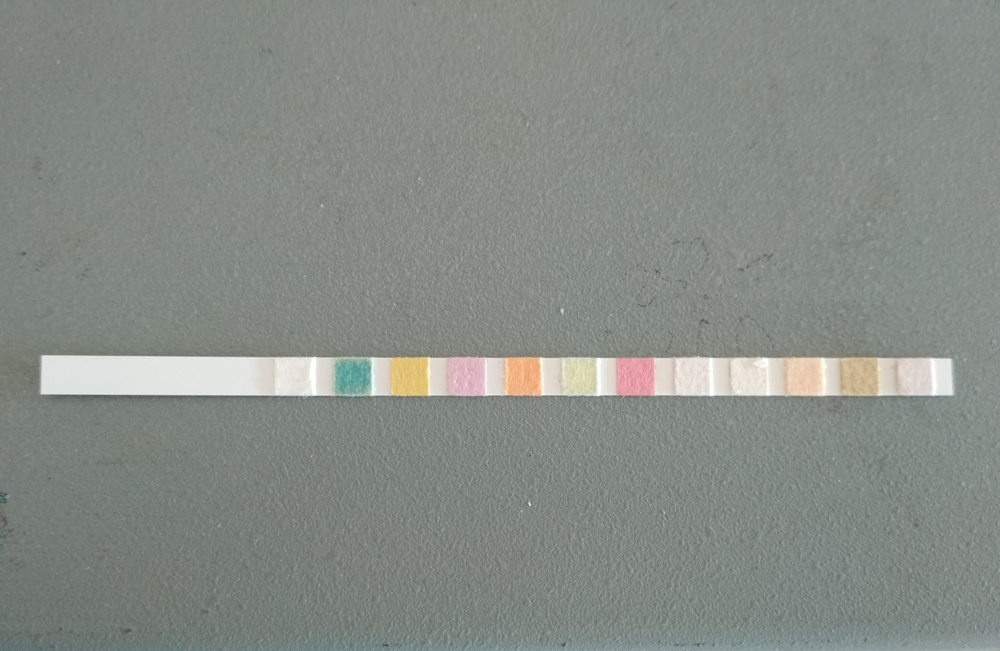
#> input picture images/2017-08-03 17-25-20.JPG, 1000 x 651 px, shrunk from 4155 x 2706 before the run
$ python -i 'detection (2).py'   (imports and definitions only)   (Python 2 division)   (older library calls are emulated)
#> lines starting #> are read from the running program, lines starting #| are printed output that depends on the picture; after the words box and inside, x2 and y2 are one past the last pixel; in counts of white or black regions, pixels touching at a corner belong together
# # # # # # # # # # # # # # # # # # # # # # # # # # # # # #
# Pipeline for detection of a single stripe on image
#
# Steps:
# 1. Make a grayscale, contrast-enhanced copy of image
# 2. Find edges, apply morphological operations to clean up
# 3. Find all contours of edges-image, merge them to one
# 4. Find bounding rectangle for merged contour
# 5. Return crop with this bounding rectangle
# # # # # # # # # # # # # # # # # # # # # # # # # # # # # #

import cv2
import numpy as np
import matplotlib.pyplot as plt


class StripeDetector:

    def __init__(self):

        self.src = None
        self.blur = None
        self.gray = None
        self.gray_enh = None
        self.edges = None
        self.edges_clean = None
        self.contour = None
        self.contours = None
        self.brect = None
        self.crop = None

        self.CANNY_THRES_LO = 50
        self.CANNY_THRES_HI = 250
        self.CANNY_APERTURE = 3

        self.MORPH_KERNEL_SIZE = (7, 7)

    def get_blur(self, image=None):
        if image is None:
            image = self.src
        ksize = image.shape[0] / 50
#> ksize = 13
        if ksize % 2 == 0:
            ksize += 1
        print ksize
#| 13
        # self.blur = cv2.GaussianBlur(image, (ksize, ksize), ksize / 2)
        # self.blur = cv2.medianBlur(image, ksize)
        self.blur = cv2.bilateralFilter(image, d=ksize, sigmaColor=(ksize / 2), sigmaSpace=(ksize / 2))

    def get_gray(self, image=None):
        if image is None:
            image = self.blur
        self.gray = cv2.cvtColor(image, cv2.COLOR_RGB2GRAY)
        return self.gray

    def get_gray_enh(self, image=None):
        if image is None:
            image = self.gray
        self.gray_enh = cv2.equalizeHist(image)
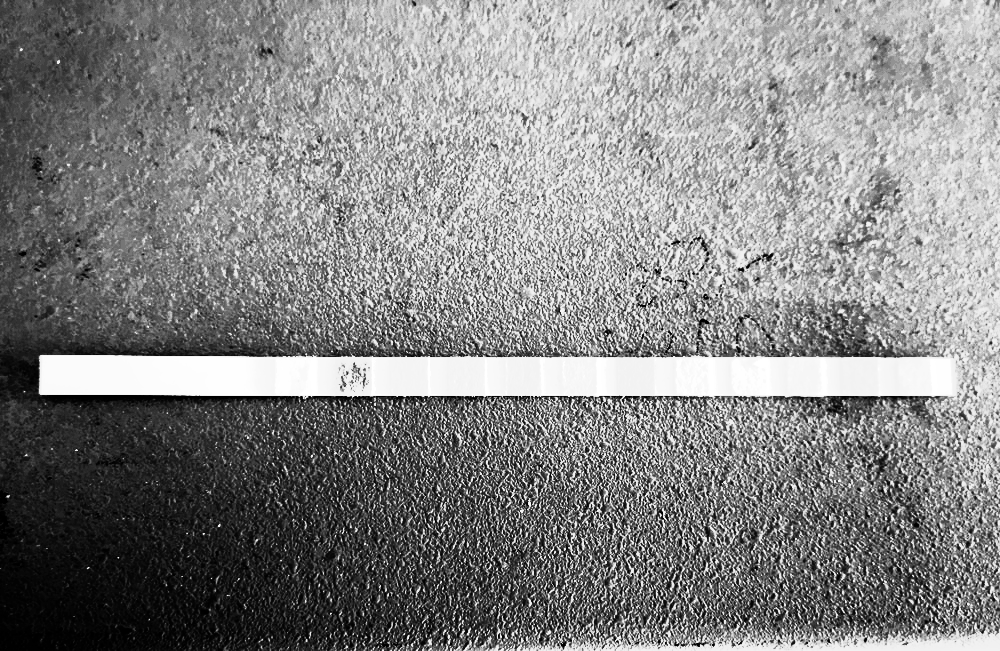
#> self.gray_enh: shape (651, 1000); min 0, max 255, mean 132.2
        # self.gray_enh = image
        return self.gray_enh

    def get_edges(self, image=None):
        if image is None:
            image = self.gray_enh
        self.edges = cv2.Canny(image, threshold1=self.CANNY_THRES_LO,
                               threshold2=self.CANNY_THRES_HI,
                               apertureSize=self.CANNY_APERTURE,
                               L2gradient=True)
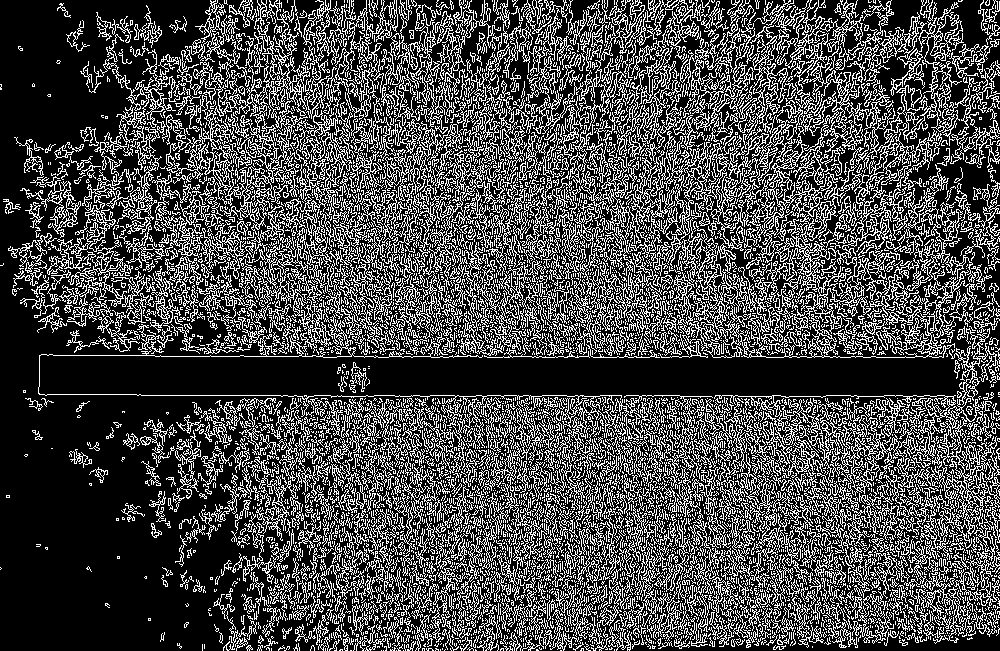
#> self.edges: shape (651, 1000); 28.8% white in thin lines or dots
        return self.edges

    def clean_edges(self, edges=None):
        if edges is None:
            edges = self.edges
        kernel = np.ones(self.MORPH_KERNEL_SIZE, np.uint8)
        self.edges_clean = cv2.morphologyEx(edges, cv2.MORPH_CLOSE, kernel)
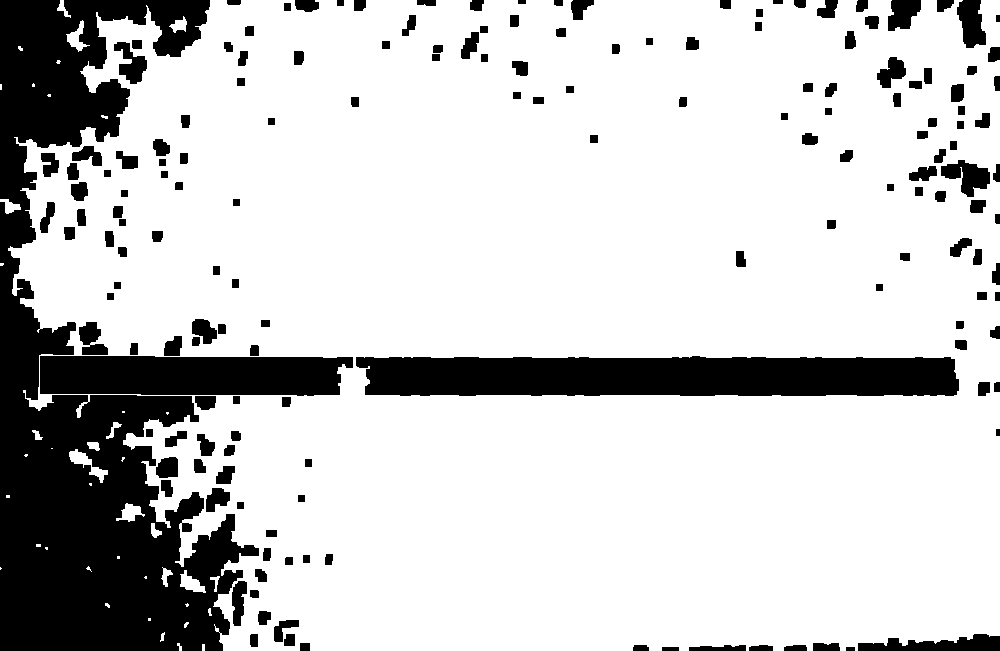
#> self.edges_clean: shape (651, 1000); 79.5% white; 168 black regions
        return self.edges_clean

    def get_contours(self, edges=None):
        if edges is None:
            edges = self.edges_clean
        _, self.contours, hierarchy = cv2.findContours(edges, cv2.RETR_TREE, cv2.CHAIN_APPROX_SIMPLE)
#> self.contours = 175 contours, 28 with area under 20; largest, box (x1, y1, x2, y2) and area: (8, 0, 1000, 651) 564886, (355, 355, 960, 397) 23032, (39, 355, 354, 397) 11883, (940, 159, 991, 198) 1090, (113, 41, 148, 85) 799

    def union_contours(self, contours=None, shape=None):
        if contours is None:
            contours = self.contours
#> contours has the same summary as self.contours in get_contours
            shape = self.edges_clean.shape
#> shape = (651, 1000)
        tmp_img = np.zeros(shape)
        for j in xrange(len(contours)):
            cv2.drawContours(tmp_img, contours, j, 255, -2)
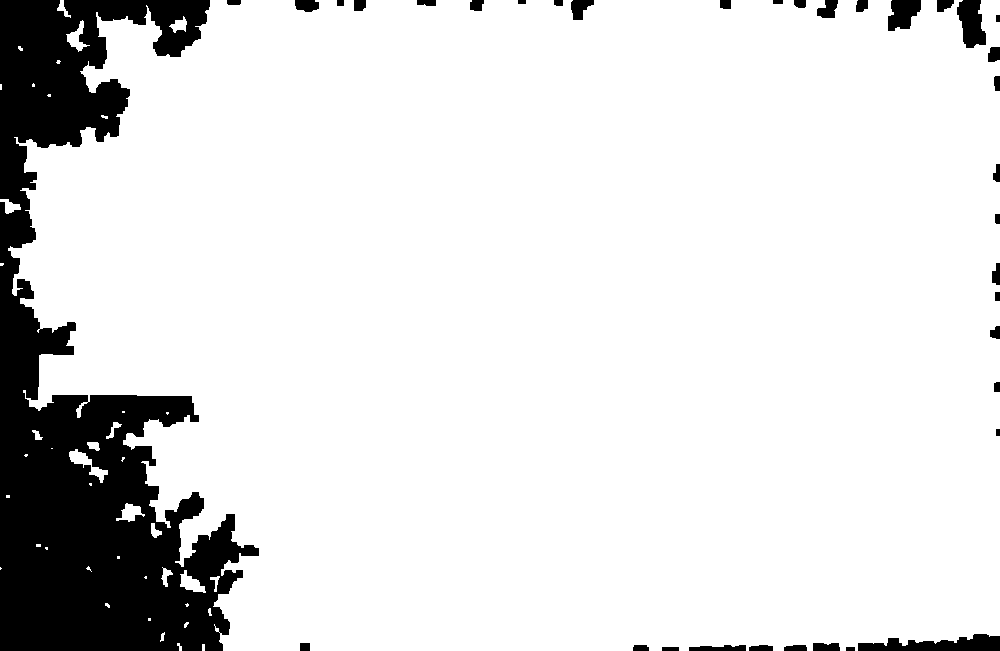
#> tmp_img: shape (651, 1000) float64; 87.6% white; 37 black regions, largest, box (x1, y1, x2, y2) and area: (0, 0, 259, 651) 74043, (858, 634, 1000, 651) 1543, (957, 0, 986, 48) 986
        tmp_img = tmp_img.astype(np.uint8)
        kernel = np.ones(self.MORPH_KERNEL_SIZE, np.uint8)
        image_filled = cv2.morphologyEx(tmp_img, cv2.MORPH_OPEN, kernel)
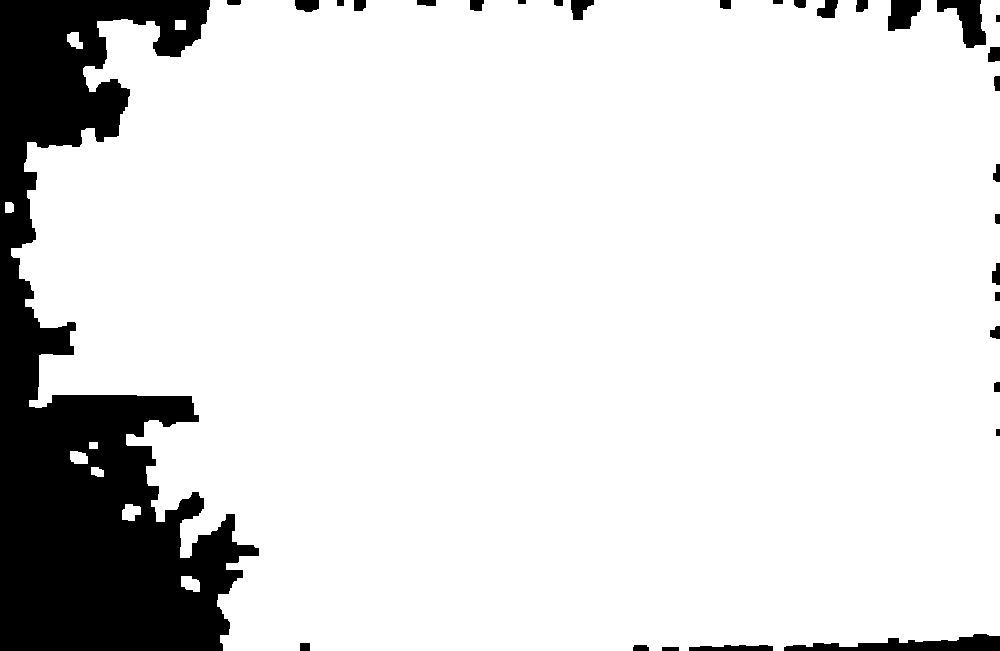
#> image_filled: shape (651, 1000); 87.2% white; 32 black regions
        __, contours, hierarchy2 = cv2.findContours(image_filled, cv2.RETR_TREE, cv2.CHAIN_APPROX_SIMPLE)
#> contours = 9 contours; largest, box (x1, y1, x2, y2) and area: (11, 0, 1000, 651) 563954, (122, 504, 141, 521) 216, (181, 576, 200, 592) 207, (70, 451, 88, 464) 174, (67, 32, 83, 49) 162
        self.contour = contours[0]
#> self.contour = contour of 18 points, box (x1, y1, x2, y2) (181, 576, 200, 592), area 207
        return self.contour

    def get_bound_rect(self, contour=None):
        if contour is None:
            contour = self.contour
#> contour has the same summary as self.contour in union_contours
        self.brect = cv2.boundingRect(contour)
#> self.brect = (181, 576, 19, 16)
        return self.brect

    def get_crop(self, image=None, brect=None):
        if image is None:
            image = self.src.copy()
        if brect is None:
            brect = self.brect
#> brect = (181, 576, 19, 16)
        self.crop = image[brect[1]: brect[1] + brect[3], brect[0]: brect[0] + brect[2], :]
        return self.crop

    def detect(self, image):
        assert image.shape[-1] == 3, "Not a 3-channel image"
        self.src = image
        self.get_blur()
        self.get_gray()
        self.get_gray_enh()
        self.get_edges()
        self.clean_edges()
        self.get_contours()
        if len(self.contours) < 1:
            raise ValueError("No contours found")
        self.union_contours()
        self.get_bound_rect()
        self.get_crop()
        return self.crop

    def show_steps(self):

        contoured = self.src.copy()
        for j in xrange(len(self.contours)):
            cv2.drawContours(contoured, self.contours, j, (255, 0, 0), 2)
        cv2.drawContours(contoured, [self.contour], 0, (0, 255, 0), 2)

        imgs = [self.src, self.blur, self.gray, self.gray_enh, self.edges, self.edges_clean,
                contoured, self.crop]
        titles = ["Source", "Blur", "Gray", "Gray HEq", "Edges", "Edges cleaned", "Contours", "Crop"]
        cmaps = [None, None, "gray", "gray", "gray", "gray", None, None]

        figure = None
        for j, (img, title, cmap) in enumerate(zip(imgs, titles, cmaps), 1):

            # [8 lines of commented-out code are left out]

            plt.title(title)
            plt.imshow(img, cmap=cmap)
            plt.show()

        return figure

>>> import cv2
>>> picture = cv2.cvtColor(cv2.imread('../../images/2017-08-03 17-25-20.JPG'), cv2.COLOR_BGR2RGB)
>>> result = StripeDetector().detect(picture)
